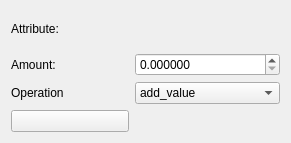
<?xml version="1.0" encoding="UTF-8"?>
<ui version="4.0">
 <class>Form</class>
 <widget class="QWidget" name="Form">
  <property name="geometry">
   <rect>
    <x>0</x>
    <y>0</y>
    <width>291</width>
    <height>143</height>
   </rect>
  </property>
  <property name="windowTitle">
   <string>Form</string>
  </property>
  <layout class="QGridLayout" name="gridLayout">
   <item row="3" column="0">
    <widget class="QLabel" name="label_4">
     <property name="text">
      <string>Operation</string>
     </property>
    </widget>
   </item>
   <item row="5" column="0">
    <widget class="QPushButton" name="attributeRemove">
     <property name="text">
      <string/>
     </property>
     <property name="icon">
      <iconset theme="QIcon::ThemeIcon::ListRemove"/>
     </property>
    </widget>
   </item>
   <item row="3" column="1">
    <widget class="QComboBox" name="amountOperationBox">
     <item>
      <property name="text">
       <string>add_value</string>
      </property>
     </item>
     <item>
      <property name="text">
       <string>add_multiplied_base</string>
      </property>
     </item>
     <item>
      <property name="text">
       <string>add_multiplied_total</string>
      </property>
     </item>
    </widget>
   </item>
   <item row="0" column="0">
    <widget class="QLabel" name="label">
     <property name="text">
      <string>Attribute:</string>
     </property>
    </widget>
   </item>
   <item row="2" column="0">
    <widget class="QLabel" name="label_3">
     <property name="text">
      <string>Amount:</string>
     </property>
    </widget>
   </item>
   <item row="2" column="1">
    <widget class="QDoubleSpinBox" name="amountSpinBox">
     <property name="decimals">
      <number>6</number>
     </property>
    </widget>
   </item>
   <item row="0" column="1">
    <widget class="QLabel" name="attributeLabel">
     <property name="text">
      <string/>
     </property>
    </widget>
   </item>
  </layout>
 </widget>
 <resources/>
 <connections/>
</ui>
